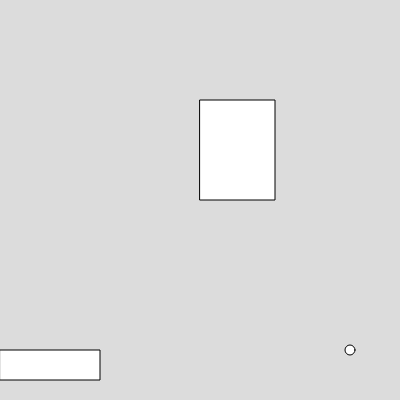
Frame 1 (no input)
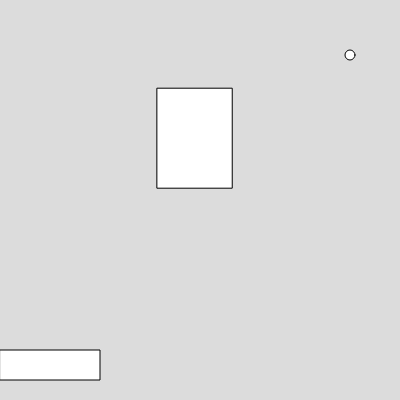
Frame 60 (no input)
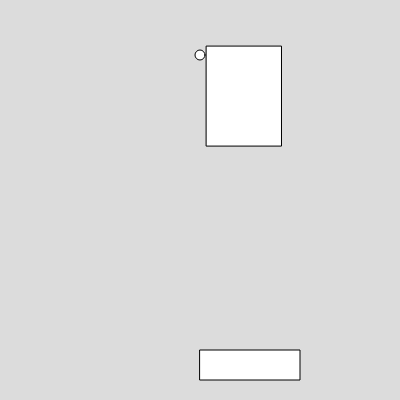
Frame 120 (the mouse pressed at the canvas centre since frame 60)

The p5.js sketch that drew these frames (run headless with seeded random() and noise() and a simulated clock; from frame 60 on, the mouse is pressed at the canvas centre):

// p5.js sketch
// ── sketch.js
var bx = 350;
var by = 350;
var catx = 200;
var caty = 100;
function setup() {
  createCanvas(400, 400);
}

function draw() {
  background(220);
  rect(mouseX, 350, 100, 30);
  ellipse(bx, by, 10, 10);
  by = by - 5;
  rect(catx, caty, 75, 100);
  if (bx > catx) {
    catx = random(230);
    caty = random(230);
  }
}
function mousePressed() {
  bx = mouseX;
  by = 350;
}
